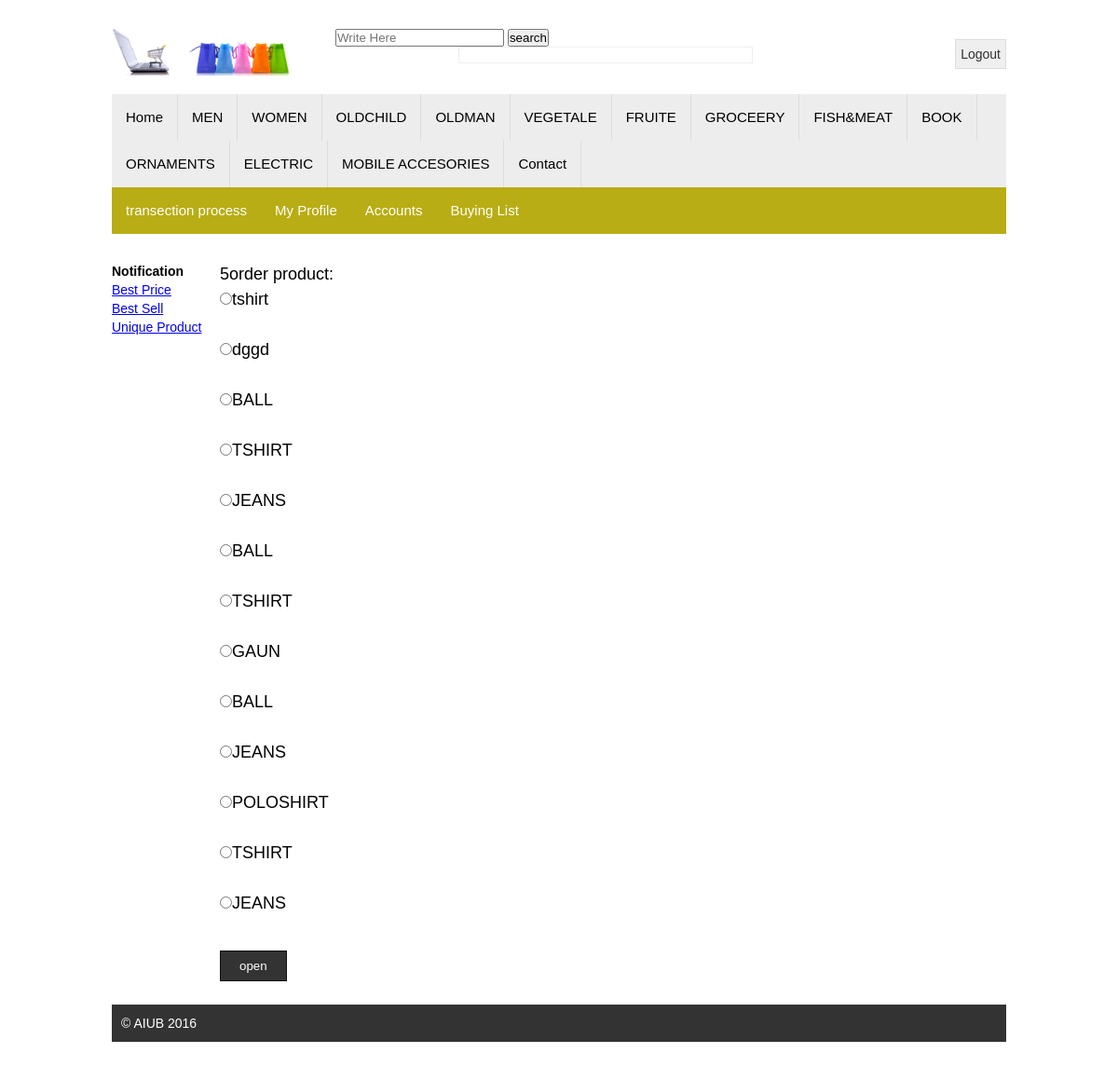
/sp1_3/user3.php (signed in), run on the app's committed database.
### tables this page shows
CREATE TABLE `category` (
  `id` int(6) UNSIGNED NOT NULL,
  `category_name` varchar(100) NOT NULL,
  `signup_date` timestamp NOT NULL DEFAULT CURRENT_TIMESTAMP ON UPDATE CURRENT_TIMESTAMP
);

CREATE TABLE `payment` (
  `id` int(6) UNSIGNED NOT NULL,
  `userid` varchar(100) NOT NULL,
  `location` varchar(100) NOT NULL,
  `phonenumber` int(24) NOT NULL,
  `email` varchar(24) NOT NULL,
  `days` int(24) NOT NULL,
  `productid` int(6) NOT NULL,
  `quantity` int(20) NOT NULL,
  `productname` varchar(24) NOT NULL,
  `accountspay` int(24) NOT NULL,
  `accountrec` int(100) NOT NULL,
  `emp` varchar(24) NOT NULL,
  `signup_date` timestamp NOT NULL DEFAULT CURRENT_TIMESTAMP ON UPDATE CURRENT_TIMESTAMP
);

### sp1_3/user3.php (the view, shortened to what this page needs)
<!DOCTYPE html>
<html>
<head>
	<link rel="stylesheet" type="text/css" href="style.css">
</head>
<form action="user4.php" method="post">
		<body>
	<div class="signup">
	<?php require 'template/header.php'; ?>
		<?php require 'template/menu2.php'; ?>
<div class="maincontent">
			<div class="content">
<?php
$a=$_SESSION['userId'];
echo $a;
$conn = mysqli_connect("localhost", "root", "","sp1");
$sq2 = "SELECT * FROM payment";
$result = mysqli_query($conn, $sq2)or die(mysqli_error());
echo "order product:"."</br>";
if (mysqli_num_rows($result) > 0) {
    while($row = mysqli_fetch_assoc($result)) {
		if($row["userid"]==$a){
		echo '<input type="radio" name="e1" value="'.$row["id"].'">'.$row["productname"]."</br>"."</br>";
	   }
	}
}
?>
<input type="submit" value="open">
</form>
<div class="sidebar">
			<?php require 'template/sidemenu.php'; ?>
			</div>
		<div class="footer">
			<p>&copy; AIUB 2016</p>
		</div>
</body>
</html>

### sp1_3/template/menu2.php (shortened to what this page needs)
<div class="mainmenu">
	<ul>
		<li><a href="index.php">Home</a></li>
		<?php
			$mysqli = new mysqli("localhost","root","","sp1");
			$menusql = "SELECT * FROM category";
			$menuCategory = $mysqli->query($menusql);
			$check_menuCategory = $menuCategory->num_rows;
			if ($check_menuCategory > 0) {
			    while ($menuCategories = $menuCategory->fetch_object()) { ?>
		    		<li><a href="categoryProduct.php?id=<?php echo $menuCategories->id; ?>"><?php echo $menuCategories->category_name; ?></a></li>
	  			<?php }
			}
		?>
		<li><a href="">Contact</a></li>
	</ul>
</div>
	<div class="adminMenu">
		<ul>
			<li><a href="user1.php">transection process</a></li>
			<li><a href="profile2.php">My Profile</a></li>
			<li><a href="user3.php">Accounts</a></li>
		<li><a href="buy.php">Buying List</a></li>
		</ul>
	</div>

### sp1_3/style.css (style rules this page uses)
* { margin: 0;padding: 0 }
body { font-family: arial; font-size: 14px; line-height: 20px; color: #000; }
.signup { width:960px; margin: 30px auto; display: block; overflow: hidden; }
.mainmenu { background:#ededed; overflow: hidden; }
.mainmenu ul { margin-bottom:0px; padding: 0; list-style: none; }
.mainmenu ul li { float: left; border-right: 1.5px solid #ddd; }
.mainmenu ul li a { display: block; color: #000; padding: 15px 15px; text-decoration: none; font-size: 15px; }
.adminMenu { background:#B8AD14; overflow: hidden; }
.adminMenu ul { margin-bottom:0px; padding: 0; list-style: none; }
.adminMenu ul li { float: left; color: }
.adminMenu ul li a { display: block; color: #fff; padding: 15px 15px; text-decoration: none; font-size: 15px; }
.maincontent { overflow: hidden; margin-top: 30px; }
.content { float: right; width: 700px; margin-right:15%; line-height: 1.5; font-size:18px; }
.content input[type=submit] { padding: 8px 20px; background-color: #333; border: 1px solid #111; color: #fff; cursor: pointer; margin-top: 10px; }
.footer { background:#333; color: #fff; margin-top: 25px; padding: 10px; }

### data on the page
category: category_name "MEN"
category: category_name "WOMEN"
category: category_name "OLDCHILD"
category: category_name "OLDMAN"
category: category_name "VEGETALE"
category: category_name "FRUITE"
category: category_name "GROCEERY"
category: category_name "FISH&MEAT"
category: category_name "BOOK"
category: category_name "ORNAMENTS"
category: category_name "ELECTRIC"
category: category_name "MOBILE ACCESORIES"
payment: productname "tshirt"
payment: productname "dggd"
payment: productname "BALL"
payment: productname "TSHIRT"
payment: productname "JEANS"
payment: productname "BALL"
payment: productname "TSHIRT"
payment: productname "GAUN"
payment: productname "BALL"
payment: productname "JEANS"
payment: productname "POLOSHIRT"
payment: productname "TSHIRT"
payment: productname "JEANS"

### other printed values
$a "5"
